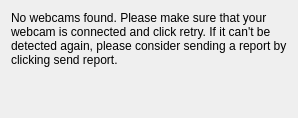
<ui version="4.0" >
 <class>Form</class>
 <widget class="QWidget" name="Form" >
  <layout class="QGridLayout" >
   <item row="0" column="0" >
    <widget class="QLabel" name="label" >
     <property name="text" >
      <string>No webcams found. Please make sure that your webcam is connected and click retry. If it can't be detected again, please consider sending a report by clicking send report.</string>
     </property>
     <property name="textFormat" >
      <enum>Qt::PlainText</enum>
     </property>
     <property name="wordWrap" >
      <bool>true</bool>
     </property>
    </widget>
   </item>
   <item row="1" column="0" >
    <spacer>
     <property name="orientation" >
      <enum>Qt::Vertical</enum>
     </property>
     <property name="sizeHint" >
      <size>
       <width>20</width>
       <height>40</height>
      </size>
     </property>
    </spacer>
   </item>
  </layout>
 </widget>
 <resources/>
 <connections/>
</ui>
